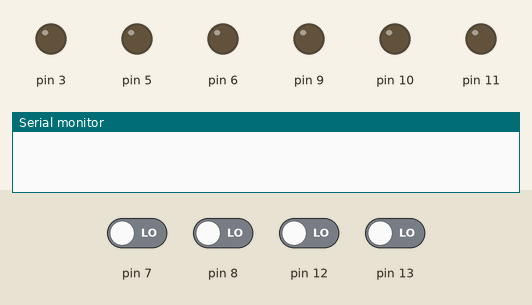
A sketch run on a simulated Arduino Uno, built with avr-gcc and run on an emulated ATmega328P. On the bench: output pins drawn as LEDs (lit = HIGH), the last lines printed to the serial monitor. The inputs (shaded band) are chosen by the test bench; at power-on: pin 7, pin 8, pin 12, pin 13 LOW.

Above: at 1.2 s.
1.3 s: pin 7 driven HIGH
2.8 s: pin 8 driven HIGH
4.3 s: pin 12 driven HIGH
7.3 s: pin 7 driven LOW and pin 13 driven HIGH
10.3 s: pin 7 driven HIGH
At 11.4 s:
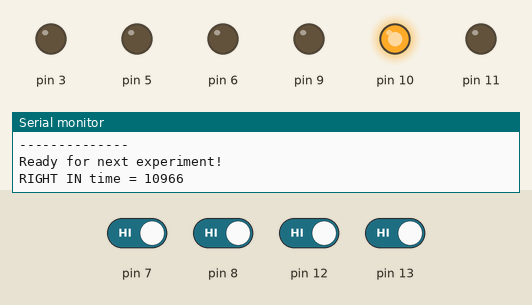
At 15.6 s:
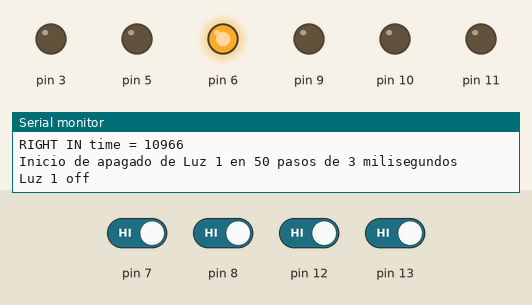
Timing chart, 0 to 21.1 s (numbered marks = the images above; inputs shaded):
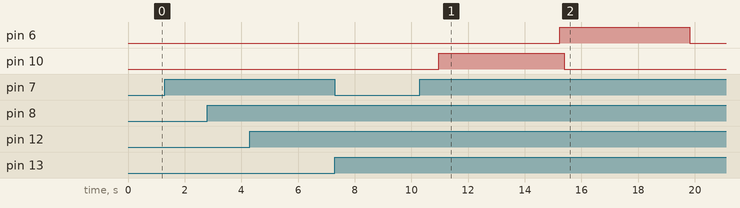

Measured:
- after the input at 10.3 s, pin 6: LOW → HIGH after 4.9 s, → LOW 4.6 s later; pin 10: LOW → HIGH after 0.67 s, → LOW 4.4 s later

The sketch:

presencia.ino
```cpp
#include "light.h"
#include "sensor.h"


light luz1(11,10,9);
light luz2(3,5,6);
sensor dSensor1(13, DIGITAL);
sensor dSensor2(12, DIGITAL);
sensor dSensor3(8, DIGITAL);
sensor dSensor4(7, DIGITAL);


int sSensor1=0;
int sSensor2=0;
int sSensor3=0;
int sSensor4=0;
unsigned long timer1=0;
unsigned long timer2=0;
unsigned long timer3=0;
unsigned long timer4=0;
float velocidad=0;
long tiempo=0;
float distanciaSensorLuz = 2;
float distanciaEntreLuces = 0.5;
// tiempo de apagado de luz 1
long tiempoApagado = 1500;

int flag1=0;
int flag2=0;
int flag3=0;
int flag4=0;


void setup() {
  // put your setup code here, to run once:
  luz1.setRGB(0,0,0);
  luz2.setRGB(0,0,0);
  luz1.show();
  luz2.show();
  Serial.begin(9600);

}

//Returns time after which to switch first lamp off
//and second lamp on, as someone walks through.
double switchdelay(double velocidad) {
  double distance_bw_lights=2;
//  double distance_from_last_sensor=0.82;
  double switchdelay =  (distance_bw_lights-.5) / velocidad;  //distance between lights minus the radius of the light
  return switchdelay*1000;

}
void loop() {
  // put your main code here, to run repeatedly:
  sSensor1=dSensor1.readSensor();
  sSensor2=dSensor2.readSensor();
  sSensor3=dSensor3.readSensor();
  sSensor4=dSensor4.readSensor();


//Left to Right
  if(sSensor3==HIGH){
     if(flag3==0){
       timer3=millis();
       flag3=1;
       Serial.print("RIGHT OUT time = ");
       Serial.println(timer3);
     }
  }
  if(sSensor4==HIGH){
     if(flag4==0){
       timer4=millis();
       Serial.print("RIGHT IN time = ");
       Serial.println(timer4);
       flag4=1;
     }
  }
  if(flag3==1 & millis()-timer3>4000){
    flag3=0;
          Serial.println("Ready for next experiment!");
  }
  if(flag4==1 & millis()-timer4>4000){
    flag4=0;
          Serial.println("Ready for next experiment!");
  }


  if((flag3==1)&(flag4==1))
  {
    tiempo=(timer4-timer3);
//    Serial.println(tiempo,DEC);
    velocidad=0.6/((float)tiempo/1000);

    distanciaSensorLuz = 2.5;

    // tiempo de apagado de luz 1
    tiempoApagado = round(velocidad*distanciaSensorLuz*1000/100);

    if(velocidad>0 & velocidad<4) {
     luz1.setRGB(0,255,0);
     luz1.show();
     // delay(switchdelay(velocidad));
     // Serial.println(switchdelay(velocidad));
          delay(switchdelay(velocidad*1.2));
     // Trying fade lights
     luz2.setRGB(0,0,255);
     luz2.show();

     Serial.print("Inicio de apagado de Luz 1 en 50 pasos de ");
     Serial.print(tiempoApagado/2);
     Serial.println(" milisegundos ");
     luz1.fadeInTime(50, tiempoApagado/2);
     Serial.println("Luz 1 off");
               delay(switchdelay(velocidad*1.2));
     Serial.print("Inicio de apagado de Luz 2 en en 50 pasos de ");
     Serial.print(tiempoApagado/2);
     Serial.println(" milisegundos");
     luz2.fadeInTime(50, tiempoApagado/2);
     Serial.println("Luz 2 off");

    } else {
     flag3=0;
     flag4=0;
   }

   Serial.print("velocidad RL: ");
   Serial.println(velocidad,2);
   Serial.println("--------------");
   delay(2000);

   luz2.setRGB(0,0,0);
   luz2.show();
   luz1.setRGB(0,0,0);
   luz1.show();
   flag3=0;
   flag4=0;
   Serial.println("Ready for next experiment!");
  }


  //Right to Left
  if(sSensor1==HIGH){
     if(flag1==0){
       timer1=millis();
       flag1=1;
       Serial.print("LEFT OUT time = ");
       Serial.println(timer1);
     }
  }
  if(sSensor2==HIGH){
     if(flag2==0){
       timer2=millis();
       Serial.print("LEFT IN time = ");
       Serial.println(timer2);
       flag2=1;
     }
  }
  if(flag1==1 & millis()-timer1>4000){
    flag1=0;
          Serial.println("Ready for next experiment!");
  }
  if(flag2==1 & millis()-timer2>4000){
    flag2=0;
          Serial.println("Ready for next experiment!");
  }


  if((flag1==1)&(flag2==1))
  {
    tiempo=(timer2-timer1);
//    Serial.println(tiempo,DEC);
    velocidad=0.6/((float)tiempo/1000);

    distanciaSensorLuz = 2.1;

    // tiempo de apagado de luz 1
    tiempoApagado = round(velocidad*distanciaSensorLuz*1000/100);

    if(velocidad>0 & velocidad<4) {
     luz2.setRGB(0,0,255);
     luz2.show();
     delay(switchdelay(velocidad*1.2));
     luz1.setRGB(0,255,0);
     luz1.show();
     Serial.print("Inicio de apagado de Luz 1 en 50 pasos de ");
     Serial.print(tiempoApagado/2);
     Serial.println(" milisegundos ");

     luz2.fadeInTime(50, tiempoApagado/2);
     Serial.println("Luz1 off");
     Serial.print("Inicio de apagado de Luz 2 en en 50 pasos de ");
     Serial.print(tiempoApagado);
     Serial.println(" milisegundos");
     delay(switchdelay(velocidad*1.2));
     luz1.fadeInTime(50,tiempoApagado/2);
     Serial.println("Luz2 off");

    } else {
      flag1=0; // flag
      flag2=0;
    }

    Serial.println("Velocidad LR: ");
    Serial.println(velocidad,2);
    Serial.println("--------------");
    delay(2000);
     luz1.setRGB(0,0,0);
     luz1.show();
     luz2.setRGB(0,0,0);
     luz2.show();
    flag1=0;
    flag2=0;
    Serial.println("Ready for next experiment!");
//    delay(3000);
  }

 // Serial.println(velocidad);
 }
```
